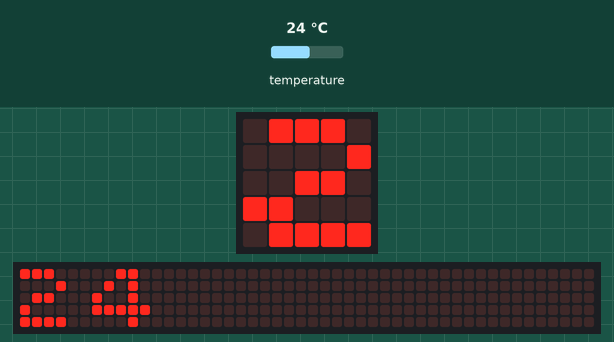
Simulated run of this program. Board: BBC micro:bit (MakeCode). On the bench: the board's 5×5 LED display, a strip that is not on the board, showing the scrolling text unrolled. Inputs (shaded band) come from the test bench; at power-on: temperature 24 °C. The 48×5 strip is a reading aid, not a part: it shows the text the display is scrolling, unrolled, one strip-width of it at a time.

Above: at 1.27 s.
1.3 s: temperature set to 12 °C
At 3.7 s:
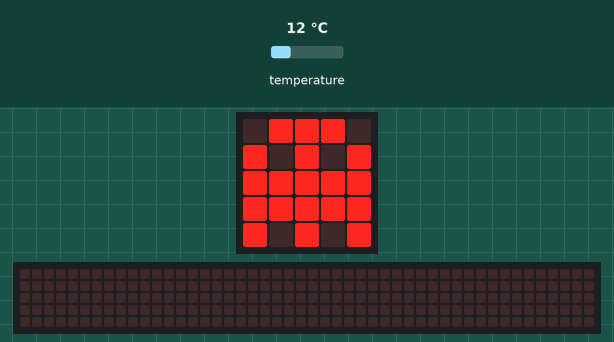
4.8 s: temperature set to 33 °C
At 7.0 s:
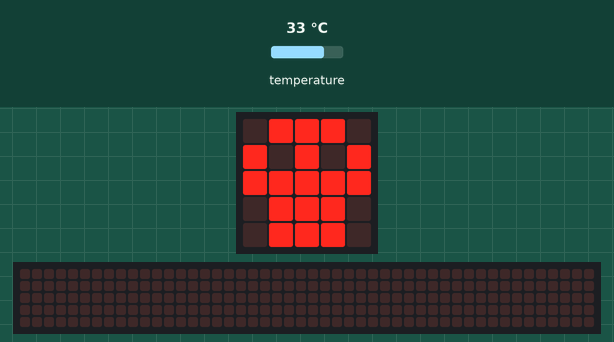
8.3 s: temperature set to 28 °C
At 10.3 s:
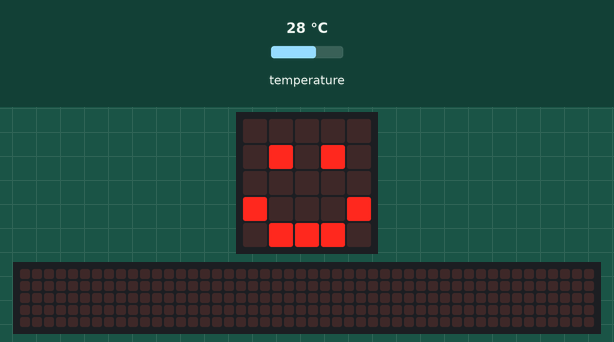

The program:

main.ts
```typescript
let temp: string;
while (true) {
    temp = "" + input.temperature()
    if (input.temperature() > 30) {
        basic.showIcon(IconNames.Skull)
        basic.showString(temp)
    } else if (input.temperature() >= 20 && input.temperature() <= 30) {
        basic.showIcon(IconNames.Happy)
        basic.showString(temp)
    } else {
        basic.showIcon(IconNames.Ghost)
        basic.showString(temp)
    }

}
```

test.ts
```typescript
// aquí va el archivo "tests"; esto no se compilará cuando este paquete se utilice como una extensión.
```

Measured:
- after the input at 1.3 s, the display: first differs from a run without the input after 2.0 s (image 1)
- after the input at 4.8 s, the display: first differs from a run without the input after 1.8 s (image 2)
- after the input at 8.3 s, the display: first differs from a run without the input after 1.6 s (image 3)
- what the display in image 1 shows lasts 0.6 s, from 3.3 s to 3.9 s
